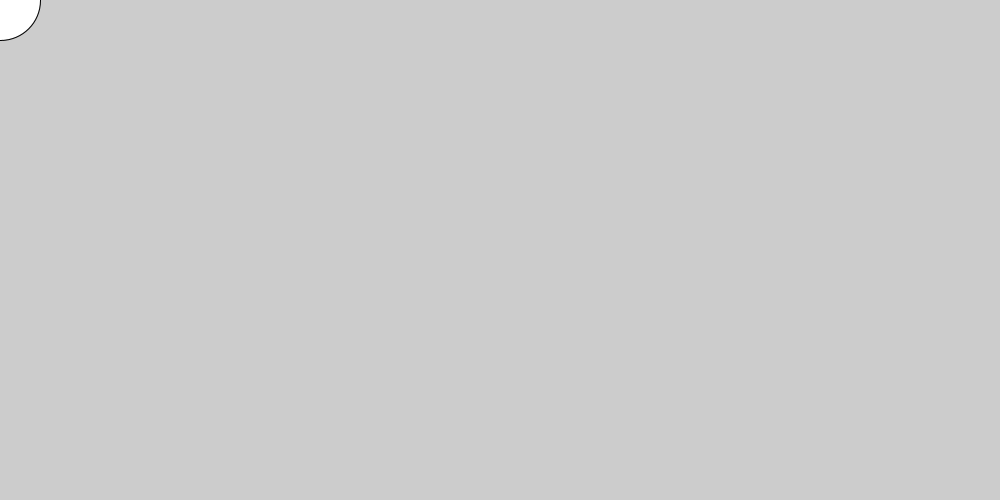
Frame 1 (no input)
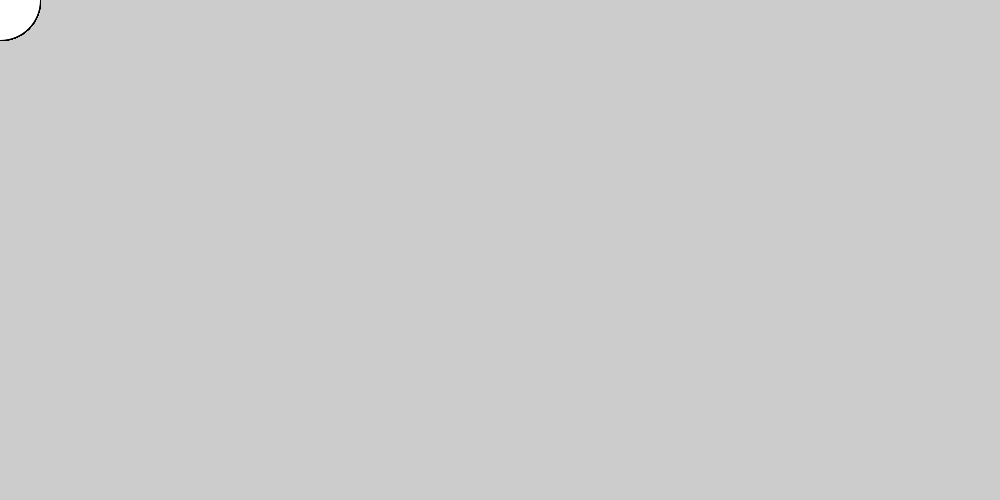
Frame 60 (the mouse pressed at the canvas centre just before this capture)
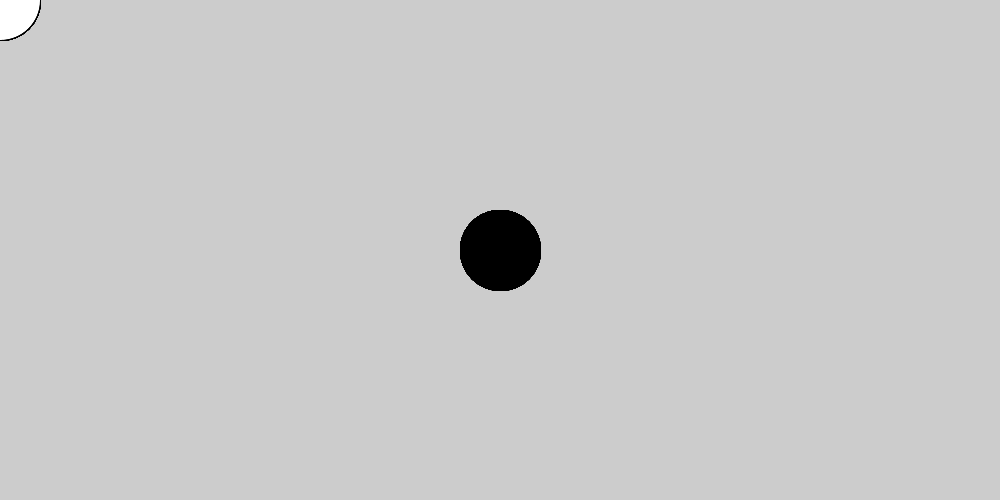
Frame 120 (the mouse held since frame 60 and released just before this capture)

The Processing sketch that drew these frames (run headless with seeded random() and noise(); from frame 60 on, the mouse is pressed at the canvas centre):

// Processing sketch: intro_sketch
// ── intro_sketch.pde
// ellipse(50, 50, 80, 80);

void setup() {
  // sets window size based on (width, height)
  size(1000, 500);
}

void draw() {
  if (mousePressed) {
    // black
    fill(0);
  } else {
    // white
    fill(255);
  }
  ellipse(mouseX, mouseY, 80, 80);
}
